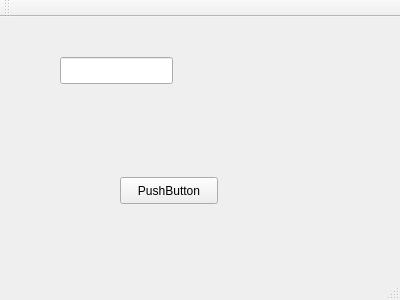
<?xml version="1.0" encoding="UTF-8"?>
<ui version="4.0">
 <class>MainWindow</class>
 <widget class="QMainWindow" name="MainWindow">
  <property name="geometry">
   <rect>
    <x>0</x>
    <y>0</y>
    <width>400</width>
    <height>300</height>
   </rect>
  </property>
  <property name="windowTitle">
   <string>RotateT_</string>
  </property>
  <widget class="QWidget" name="centralWidget">
   <widget class="QPushButton" name="pushButton">
    <property name="geometry">
     <rect>
      <x>120</x>
      <y>160</y>
      <width>98</width>
      <height>27</height>
     </rect>
    </property>
    <property name="text">
     <string>PushButton</string>
    </property>
   </widget>
   <widget class="QLineEdit" name="lineEdit">
    <property name="geometry">
     <rect>
      <x>60</x>
      <y>40</y>
      <width>113</width>
      <height>27</height>
     </rect>
    </property>
   </widget>
  </widget>
  <widget class="QMenuBar" name="menuBar">
   <property name="geometry">
    <rect>
     <x>0</x>
     <y>0</y>
     <width>400</width>
     <height>25</height>
    </rect>
   </property>
  </widget>
  <widget class="QToolBar" name="mainToolBar">
   <attribute name="toolBarArea">
    <enum>TopToolBarArea</enum>
   </attribute>
   <attribute name="toolBarBreak">
    <bool>false</bool>
   </attribute>
  </widget>
  <widget class="QStatusBar" name="statusBar"/>
 </widget>
 <layoutdefault spacing="6" margin="11"/>
 <resources/>
 <connections/>
</ui>
